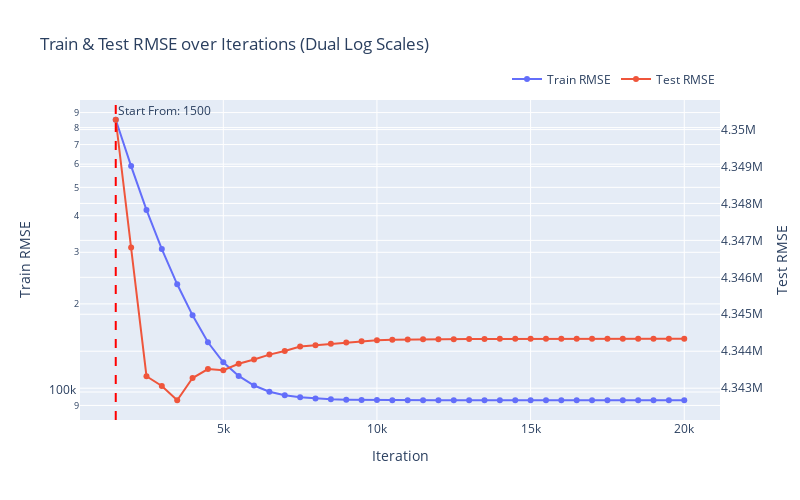

Notebook code cell kept with this figure:
### Markdown cell above
### Reality

### Code cell
test_params_overfitting(large_params, "Large")
